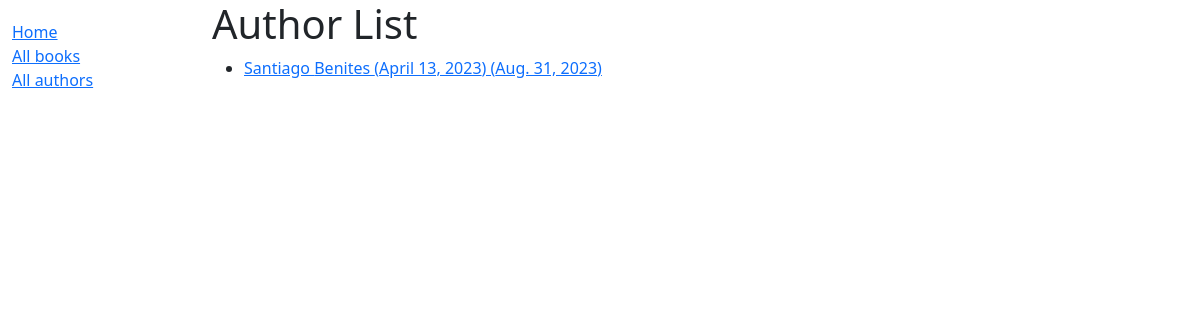
The app's page /catalog/authors/, older data.
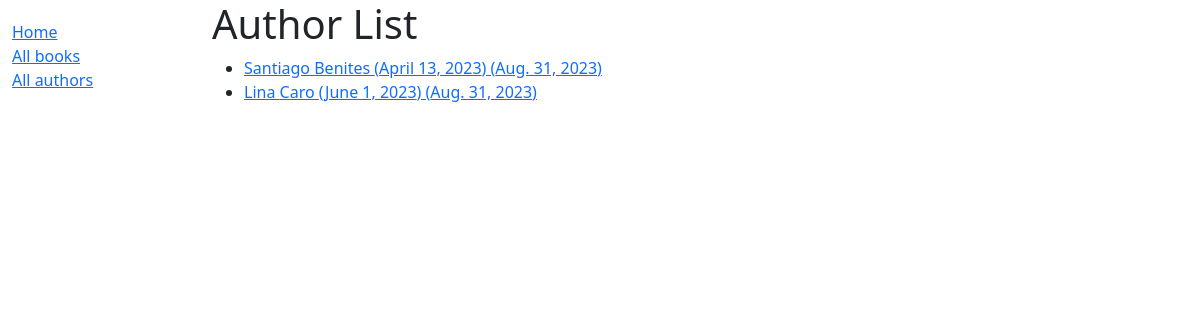
The same page, newer data.
### catalog/models/author.py (models this page shows, shortened)
class Author(models.Model):
    first_name = models.CharField(max_length=100)
    last_name = models.CharField(max_length=100)
    date_of_birth = models.DateField(null=True, blank=True)
    date_of_death = models.DateField('Died', null=True, blank=True)
    class Meta:
        ordering = ['last_name', 'first_name']
    def get_absolute_url(self):
        return reverse('author-detail', args=[str(self.id)])

### catalog/views.py (the view)
# urls.py: path('authors/', views.AuthorListView.as_view(), name='authors'),
class AuthorListView(generic.ListView):
    model = Author
    paginate_by = 3

### catalog/templates/catalog/author_list.html
{% extends "base_generic.html" %}
{% block content %}
  <h1>Author List</h1>
  {% if author_list %}
    <ul>
      {% for author in author_list %}
      <li>
        <a href="{{ author.get_absolute_url }}">{{ author.first_name }} {{author.last_name}} ({{author.date_of_birth}})
            ({{author.date_of_death}})
        </a>
      </li>
      {% endfor %}
    </ul>
  {% else %}
    <p>There are no author in the library.</p>
  {% endif %}
{% endblock %}

Row changes from the older to the newer data that the page shows:
added Author: first_name "Lina", last_name "Caro", date_of_birth "June 1, 2023", date_of_death "Aug. 31, 2023"
